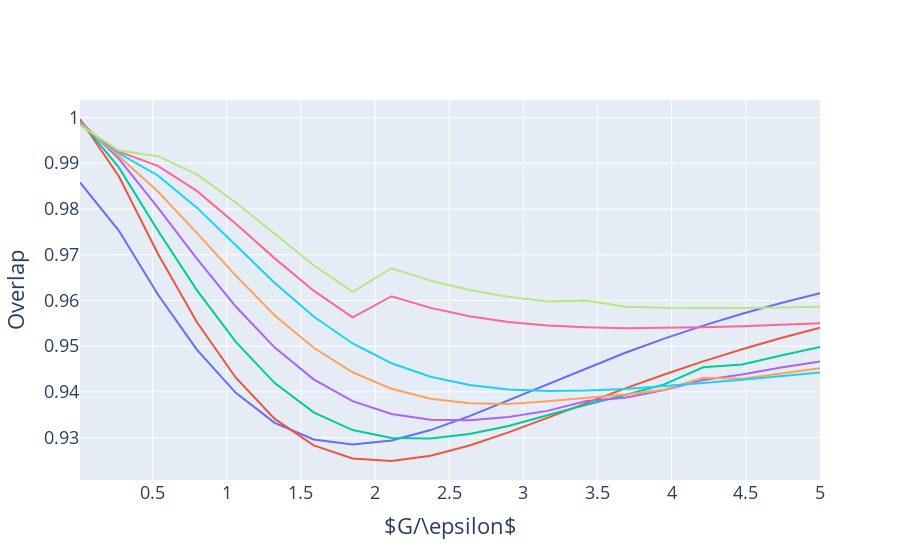

The cell this chart's notebook holds for it:
### Code cell
x_axis = list(overlap_range.keys())
values = list(overlap_range.items())
size = len(values[0][1])
num = 20
fig = go.Figure()
for k in range(0,8):
    fig.add_trace(go.Scatter(
        x=x_axis,
        y=[values[j][1][k] for j in range(0,num)]
    ))
fig.update_layout(xaxis_title=r'$G/\epsilon$',
                   yaxis_title='Overlap',           
                  showlegend = False,
                     font=dict(
                      size=18,
                   ))
fig.show()
